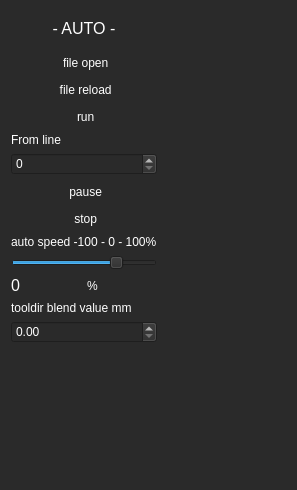
<?xml version="1.0" encoding="UTF-8"?>
<ui version="4.0">
 <class>form_auto</class>
 <widget class="QDialog" name="form_auto">
  <property name="geometry">
   <rect>
    <x>0</x>
    <y>0</y>
    <width>297</width>
    <height>490</height>
   </rect>
  </property>
  <property name="minimumSize">
   <size>
    <width>0</width>
    <height>0</height>
   </size>
  </property>
  <property name="maximumSize">
   <size>
    <width>16777215</width>
    <height>16777215</height>
   </size>
  </property>
  <property name="windowTitle">
   <string>Dialog</string>
  </property>
  <property name="styleSheet">
   <string notr="true">background-color: rgb(42, 42, 42);
color: rgb(255, 255, 255);</string>
  </property>
  <layout class="QGridLayout" name="gridLayout_3">
   <item row="1" column="0">
    <layout class="QGridLayout" name="gridLayout">
     <item row="2" column="1">
      <widget class="QLabel" name="label_3">
       <property name="text">
        <string>%</string>
       </property>
      </widget>
     </item>
     <item row="1" column="0" colspan="2">
      <widget class="QSlider" name="horizontalSlider_auto_velocity_procent">
       <property name="minimum">
        <number>-100</number>
       </property>
       <property name="maximum">
        <number>100</number>
       </property>
       <property name="value">
        <number>50</number>
       </property>
       <property name="orientation">
        <enum>Qt::Horizontal</enum>
       </property>
      </widget>
     </item>
     <item row="2" column="0">
      <widget class="QLabel" name="label_auto_velocity_procent">
       <property name="font">
        <font>
         <pointsize>12</pointsize>
        </font>
       </property>
       <property name="text">
        <string>0</string>
       </property>
      </widget>
     </item>
     <item row="0" column="0" colspan="2">
      <widget class="QLabel" name="label_2">
       <property name="text">
        <string>auto speed -100 - 0 - 100%</string>
       </property>
      </widget>
     </item>
    </layout>
   </item>
   <item row="3" column="0">
    <widget class="QDoubleSpinBox" name="doubleSpinBox_tooldir_fillet"/>
   </item>
   <item row="0" column="1">
    <spacer name="horizontalSpacer">
     <property name="orientation">
      <enum>Qt::Horizontal</enum>
     </property>
     <property name="sizeHint" stdset="0">
      <size>
       <width>40</width>
       <height>20</height>
      </size>
     </property>
    </spacer>
   </item>
   <item row="4" column="0">
    <spacer name="verticalSpacer">
     <property name="orientation">
      <enum>Qt::Vertical</enum>
     </property>
     <property name="sizeHint" stdset="0">
      <size>
       <width>20</width>
       <height>187</height>
      </size>
     </property>
    </spacer>
   </item>
   <item row="0" column="0">
    <layout class="QGridLayout" name="gridLayout_2">
     <item row="2" column="0">
      <widget class="QToolButton" name="toolButton_reload">
       <property name="sizePolicy">
        <sizepolicy hsizetype="Preferred" vsizetype="Fixed">
         <horstretch>0</horstretch>
         <verstretch>0</verstretch>
        </sizepolicy>
       </property>
       <property name="text">
        <string> file reload</string>
       </property>
       <property name="icon">
        <iconset resource="icons.qrc">
         <normaloff>:/pictures/btn_25_25_file_refresh.png</normaloff>:/pictures/btn_25_25_file_refresh.png</iconset>
       </property>
       <property name="iconSize">
        <size>
         <width>35</width>
         <height>35</height>
        </size>
       </property>
       <property name="toolButtonStyle">
        <enum>Qt::ToolButtonTextBesideIcon</enum>
       </property>
       <property name="autoRaise">
        <bool>true</bool>
       </property>
      </widget>
     </item>
     <item row="5" column="0">
      <widget class="QSpinBox" name="spinBox_run_from_line"/>
     </item>
     <item row="3" column="0">
      <widget class="QToolButton" name="toolButton_run">
       <property name="sizePolicy">
        <sizepolicy hsizetype="Preferred" vsizetype="Fixed">
         <horstretch>0</horstretch>
         <verstretch>0</verstretch>
        </sizepolicy>
       </property>
       <property name="autoFillBackground">
        <bool>false</bool>
       </property>
       <property name="styleSheet">
        <string notr="true">color: rgb(255, 255, 255);</string>
       </property>
       <property name="text">
        <string> run</string>
       </property>
       <property name="icon">
        <iconset resource="icons.qrc">
         <normaloff>:/pictures/btn_25_25.png</normaloff>:/pictures/btn_25_25.png</iconset>
       </property>
       <property name="iconSize">
        <size>
         <width>35</width>
         <height>35</height>
        </size>
       </property>
       <property name="checkable">
        <bool>false</bool>
       </property>
       <property name="checked">
        <bool>false</bool>
       </property>
       <property name="autoRepeat">
        <bool>false</bool>
       </property>
       <property name="toolButtonStyle">
        <enum>Qt::ToolButtonTextBesideIcon</enum>
       </property>
       <property name="autoRaise">
        <bool>true</bool>
       </property>
      </widget>
     </item>
     <item row="6" column="0">
      <widget class="QToolButton" name="toolButton_pause">
       <property name="sizePolicy">
        <sizepolicy hsizetype="Preferred" vsizetype="Fixed">
         <horstretch>0</horstretch>
         <verstretch>0</verstretch>
        </sizepolicy>
       </property>
       <property name="autoFillBackground">
        <bool>false</bool>
       </property>
       <property name="styleSheet">
        <string notr="true">color: rgb(255, 255, 255);</string>
       </property>
       <property name="text">
        <string> pause</string>
       </property>
       <property name="icon">
        <iconset resource="icons.qrc">
         <normaloff>:/pictures/btn_25_25.png</normaloff>
         <normalon>:/pictures/btn_25_25_in_orange.png</normalon>:/pictures/btn_25_25.png</iconset>
       </property>
       <property name="iconSize">
        <size>
         <width>35</width>
         <height>35</height>
        </size>
       </property>
       <property name="checkable">
        <bool>false</bool>
       </property>
       <property name="checked">
        <bool>false</bool>
       </property>
       <property name="toolButtonStyle">
        <enum>Qt::ToolButtonTextBesideIcon</enum>
       </property>
       <property name="autoRaise">
        <bool>true</bool>
       </property>
      </widget>
     </item>
     <item row="1" column="0">
      <widget class="QToolButton" name="toolButton_open">
       <property name="sizePolicy">
        <sizepolicy hsizetype="Preferred" vsizetype="Fixed">
         <horstretch>0</horstretch>
         <verstretch>0</verstretch>
        </sizepolicy>
       </property>
       <property name="text">
        <string> file open</string>
       </property>
       <property name="icon">
        <iconset resource="icons.qrc">
         <normaloff>:/pictures/btn_25_25_file_open.png</normaloff>:/pictures/btn_25_25_file_open.png</iconset>
       </property>
       <property name="iconSize">
        <size>
         <width>35</width>
         <height>35</height>
        </size>
       </property>
       <property name="toolButtonStyle">
        <enum>Qt::ToolButtonTextBesideIcon</enum>
       </property>
       <property name="autoRaise">
        <bool>true</bool>
       </property>
      </widget>
     </item>
     <item row="7" column="0">
      <widget class="QToolButton" name="toolButton_stop">
       <property name="sizePolicy">
        <sizepolicy hsizetype="Preferred" vsizetype="Fixed">
         <horstretch>0</horstretch>
         <verstretch>0</verstretch>
        </sizepolicy>
       </property>
       <property name="autoFillBackground">
        <bool>false</bool>
       </property>
       <property name="styleSheet">
        <string notr="true">color: rgb(255, 255, 255);</string>
       </property>
       <property name="text">
        <string> stop</string>
       </property>
       <property name="icon">
        <iconset resource="icons.qrc">
         <normaloff>:/pictures/btn_25_25.png</normaloff>
         <normalon>:/pictures/btn_25_25_in_purple.png</normalon>:/pictures/btn_25_25.png</iconset>
       </property>
       <property name="iconSize">
        <size>
         <width>35</width>
         <height>35</height>
        </size>
       </property>
       <property name="checkable">
        <bool>false</bool>
       </property>
       <property name="checked">
        <bool>false</bool>
       </property>
       <property name="toolButtonStyle">
        <enum>Qt::ToolButtonTextBesideIcon</enum>
       </property>
       <property name="autoRaise">
        <bool>true</bool>
       </property>
      </widget>
     </item>
     <item row="0" column="0">
      <widget class="QLabel" name="label_auto">
       <property name="minimumSize">
        <size>
         <width>0</width>
         <height>35</height>
        </size>
       </property>
       <property name="font">
        <font>
         <pointsize>12</pointsize>
        </font>
       </property>
       <property name="text">
        <string>- AUTO -</string>
       </property>
       <property name="alignment">
        <set>Qt::AlignCenter</set>
       </property>
      </widget>
     </item>
     <item row="4" column="0">
      <widget class="QLabel" name="label">
       <property name="text">
        <string>From line</string>
       </property>
      </widget>
     </item>
    </layout>
   </item>
   <item row="2" column="0">
    <widget class="QLabel" name="label_4">
     <property name="text">
      <string>tooldir blend value mm</string>
     </property>
    </widget>
   </item>
  </layout>
 </widget>
 <resources>
  <include location="icons.qrc"/>
 </resources>
 <connections/>
</ui>
